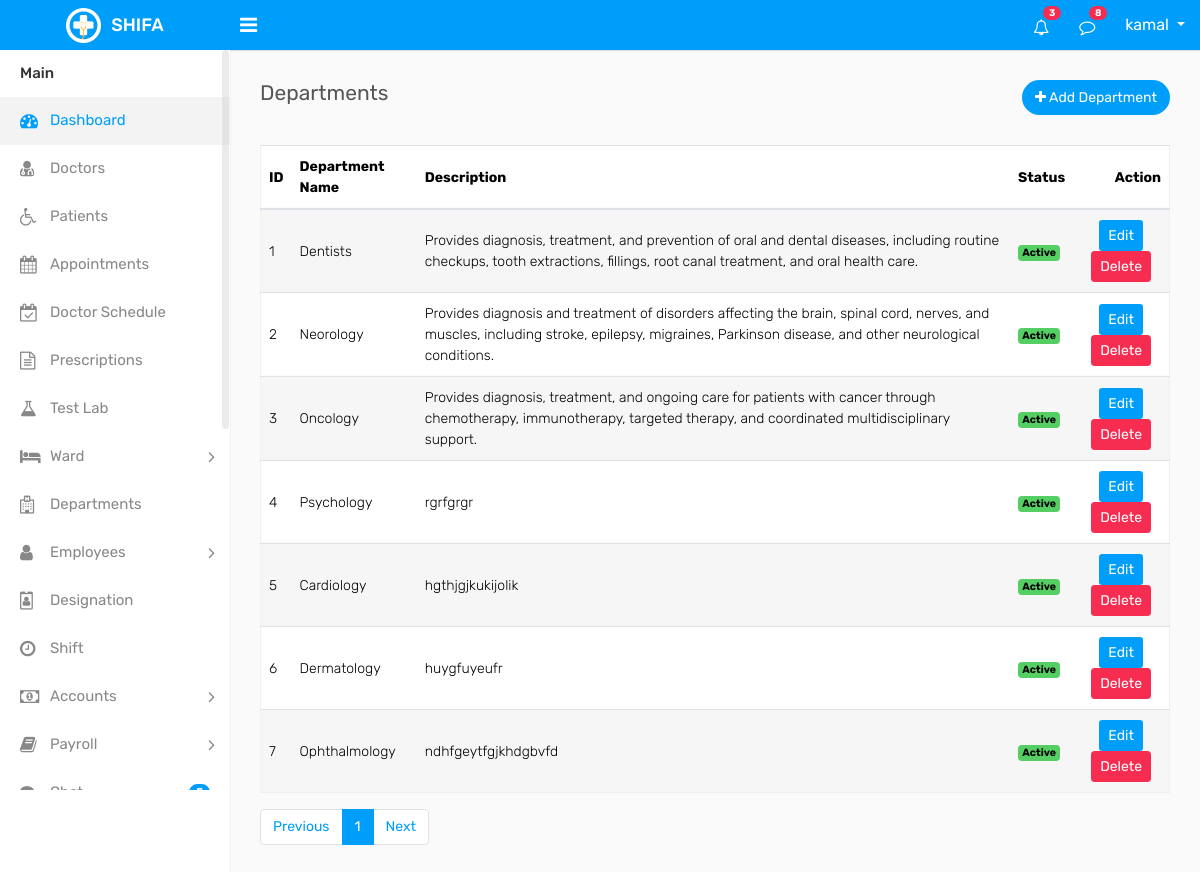
Before: /departments/departments.php (signed in) with the older database file.
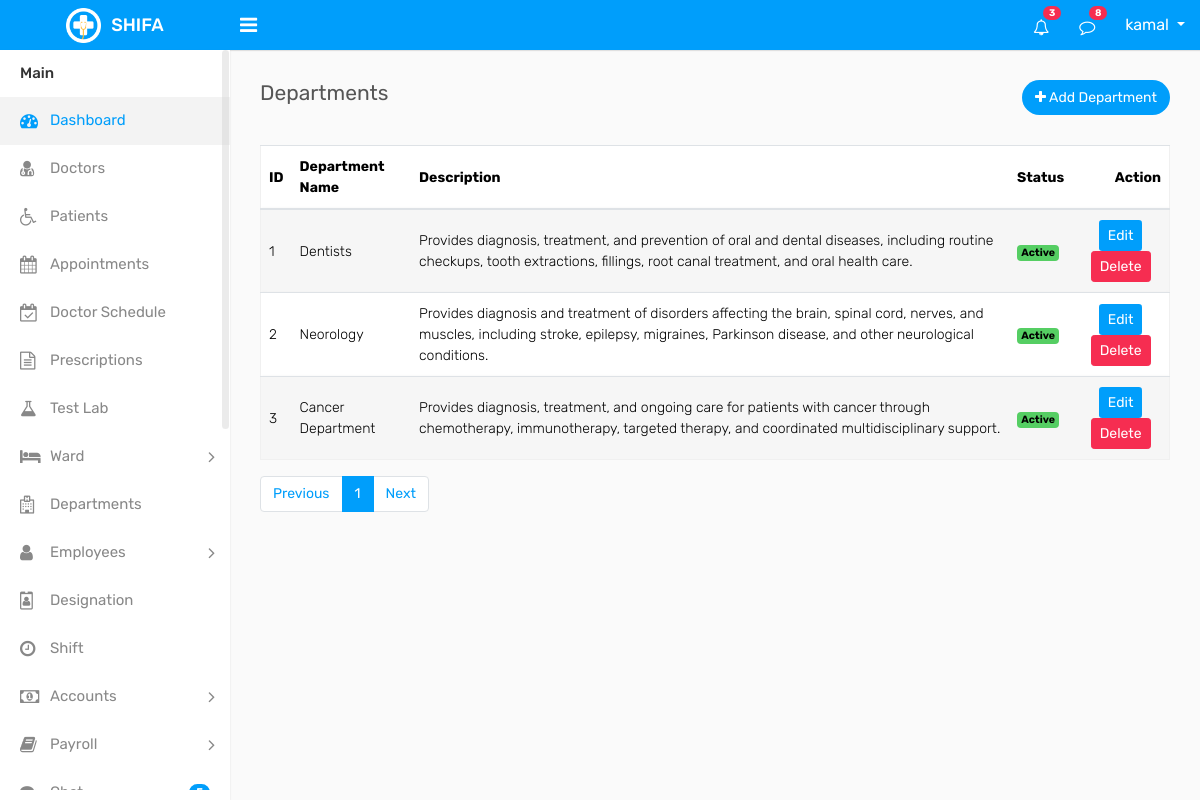
After: the same page with the newer database file.
### tables this page shows
CREATE TABLE `departments` (
  `id` int(11) NOT NULL,
  `department_name` varchar(100) DEFAULT NULL,
  `description` varchar(255) DEFAULT NULL,
  `status` int(2) DEFAULT NULL COMMENT 'active=1, inactive=0',
  `created_at` timestamp NOT NULL DEFAULT current_timestamp(),
  `updated_at` timestamp NOT NULL DEFAULT current_timestamp() ON UPDATE current_timestamp(),
  `deleted_at` datetime DEFAULT NULL
);

### crud/crud_class.php (called while the page is built, shortened)
<?php
class crud_class{
    private $host = "localhost";
    private $username = "root";
    private $password = "";
    private $database = "shifa";
    public $conn;
    public function __construct(){
        $this->conn = new mysqli($this->host, $this->username, $this->password, $this->database);
    }
    public function common_select($table, $columns = "*", $where = [],$where_condition = "AND", $order_by = "",
        $sort_order = "ASC",$limit = "",$offset = ""){
        $result=[
            "status"=>false,
            "data"=>[],
            "message"=>""
        ];
        $sql = "SELECT $columns FROM $table";
        if(!empty($where)){
            $where_clauses = [];
            foreach($where as $column => $value){
                $where_clauses[] = "$table" . "." . "$column = '" . $this->conn->real_escape_string($value) . "'";
            }
            $sql .= " WHERE " . implode(" $where_condition ", $where_clauses);
            $sql .= " AND deleted_at IS NULL";
        }else{
            $sql .= " WHERE deleted_at IS NULL";
        }
        if(!empty($order_by)){
            $sql .= " ORDER BY $order_by $sort_order";
        }
        if(!empty($limit)){
            $sql .= " LIMIT $limit";
        }
        $rs = $this->conn->query($sql);
        if($rs->num_rows > 0){
            $result["status"] = true;
            $result["message"] = "Records found";
            while($row = $rs->fetch_object()){
                $result["data"][] = $row;
            }
            return $result;
        } else {
            $result["message"] = "No records found";
            return $result;
        }
    }
    public function number_of_records($table){
        $sql = "SELECT COUNT(*) as total FROM $table";
        $rs = $this->conn->query($sql);
        if($rs->num_rows > 0){
            $row = $rs->fetch_object();
            return $row->total;
        } else {
            return 0;
        }
    }
}

### component/connection.php (called while the page is built, shortened)
<?php
    $base_url = "http://localhost/shifa/";
    require_once  ($_SERVER['DOCUMENT_ROOT'] . "/shifa/crud/crud_class.php");
    $crud = new crud_class();
?>

### departments/departments.php (the view, shortened to what the changed rows need)
<?php require_once "../component/header.php"; ?>
<?php require_once "../component/sidebar.php"; ?>
        <div class="page-wrapper">
            <div class="content">
                <div class="row">
                    <div class="col-md-12">
                        <div class="table-responsive">
                            <table class="table table-striped custom-table mb-0 datatable">
                                <thead>
                                    <tr>
                                        <th>ID</th>
                                        <th>Department Name</th>
                                        <th>Description</th>
                                        <th>Status</th>
                                        <th class="text-right">Action</th>
                                    </tr>
                                </thead>
                                <tbody>
                                    <tr>
                                        <?php
                                        if(isset($_GET['page']) && is_numeric($_GET['page'])){
                                            $page = (int)$_GET['page'];
                                        } else {
                                            $page = 1;
                                        }
                                        $departments = $crud->common_select("departments",'*',[],'AND','id','ASC',10,($page-1)*10);
                                        if($departments['status']){
                                        foreach ($departments['data'] as $department) { ?>
                                        <td><?= $department->id ?></td>
                                        <td><?= $department->department_name ?></td>
                                        <td><?= $department->description ?></td>
                                        <td>
                                            <?php if ($department->status == '1') { ?>
                                            <span class="badge bg-success">Active</span>
                                            <?php } else { ?>
                                            <span class="badge bg-danger">Inactive</span>
                                            <?php } ?>
                                        </td>
                                        <td class="text-center">
                                            <a href="<?= $base_url ?>departments/edit.php?id=<?= $department->id ?>" class="btn btn-sm btn-primary mb-2 mb-lg-0 me-0 me-lg-2">Edit</a>
                                            <a href="<?= $base_url ?>departments/delete.php?id=<?= $department->id ?>" class="btn btn-sm btn-danger">Delete</a>
                                        </td>
                                    </tr>
                                            <?php } } ?>
                                </tbody>
                            </table>
                        </div>
                        <div class="pb-3 ps-3 mt-3 d-flex justify-content-center justify-content-md-between justify-content-lg-between flex-wrap flex-md-nowrap">
                <nav aria-label="Page navigation" class="mb-3 mb-md-0 mb-lg-0">
                  <?php
                      $total_records = $crud->number_of_records("departments");
                      $records_per_page = 10;
                      $total_pages = ceil($total_records / $records_per_page);
                  ?>
                  <ul class="pagination">
                    <?php for ($i = 1; $i <= $total_pages; $i++) { ?>
                      <li class="page-item <?= ($i == $page) ? 'active' : '' ?>"><a class="page-link" href="<?= $base_url ?>departments/departments.php?page=<?= $i ?>"><?= $i ?></a></li>
                    <?php } ?>
                  </ul>
              </nav>
            </div>
        </div>
    </div>
</div>
        </div>
    </div>
<?php require_once "../component/footer.php"; ?>

Changed rows visible on the page:
removed departments: id "4", department_name "Psychology", description "rgrfgrgr", status "Active"
removed departments: id "5", department_name "Cardiology", description "hgthjgjkukijolik", status "Active"
removed departments: id "6", department_name "Dermatology", description "huygfuyeufr", status "Active"
removed departments: id "7", department_name "Ophthalmology", description "ndhfgeytfgjkhdgbvfd", status "Active"
changed departments id 3: department_name "Oncology" → "Cancer Department"
